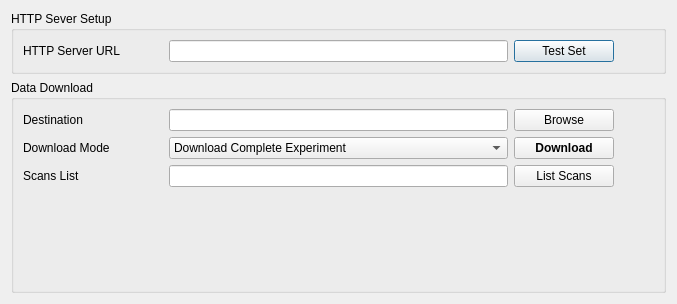
<?xml version="1.0" encoding="UTF-8"?>
<ui version="4.0">
 <class>Dialog</class>
 <widget class="QDialog" name="Dialog">
  <property name="geometry">
   <rect>
    <x>0</x>
    <y>0</y>
    <width>677</width>
    <height>304</height>
   </rect>
  </property>
  <property name="windowTitle">
   <string>Dialog</string>
  </property>
  <layout class="QGridLayout" name="gridLayout_2">
   <item row="0" column="0">
    <widget class="QGroupBox" name="groupBox">
     <property name="title">
      <string>HTTP Sever Setup</string>
     </property>
     <layout class="QGridLayout" name="gridLayout">
      <item row="0" column="0">
       <widget class="QLabel" name="label_url">
        <property name="sizePolicy">
         <sizepolicy hsizetype="Fixed" vsizetype="Preferred">
          <horstretch>0</horstretch>
          <verstretch>0</verstretch>
         </sizepolicy>
        </property>
        <property name="minimumSize">
         <size>
          <width>140</width>
          <height>0</height>
         </size>
        </property>
        <property name="toolTip">
         <string>&lt;html&gt;&lt;head/&gt;&lt;body&gt;&lt;p&gt;URL of the http server to download HB3A data&lt;/p&gt;&lt;/body&gt;&lt;/html&gt;</string>
        </property>
        <property name="text">
         <string>HTTP Server URL</string>
        </property>
       </widget>
      </item>
      <item row="0" column="2">
       <widget class="QPushButton" name="pushButton_testURLs">
        <property name="sizePolicy">
         <sizepolicy hsizetype="Preferred" vsizetype="Fixed">
          <horstretch>0</horstretch>
          <verstretch>0</verstretch>
         </sizepolicy>
        </property>
        <property name="minimumSize">
         <size>
          <width>100</width>
          <height>0</height>
         </size>
        </property>
        <property name="maximumSize">
         <size>
          <width>200</width>
          <height>16777215</height>
         </size>
        </property>
        <property name="text">
         <string>Test Set</string>
        </property>
       </widget>
      </item>
      <item row="0" column="1">
       <widget class="QLineEdit" name="lineEdit_url">
        <property name="sizePolicy">
         <sizepolicy hsizetype="Expanding" vsizetype="Fixed">
          <horstretch>0</horstretch>
          <verstretch>0</verstretch>
         </sizepolicy>
        </property>
       </widget>
      </item>
      <item row="0" column="3">
       <spacer name="horizontalSpacer">
        <property name="orientation">
         <enum>Qt::Horizontal</enum>
        </property>
        <property name="sizeType">
         <enum>QSizePolicy::Preferred</enum>
        </property>
        <property name="sizeHint" stdset="0">
         <size>
          <width>40</width>
          <height>20</height>
         </size>
        </property>
       </spacer>
      </item>
     </layout>
    </widget>
   </item>
   <item row="1" column="0">
    <widget class="QGroupBox" name="groupBox_2">
     <property name="title">
      <string>Data Download</string>
     </property>
     <layout class="QGridLayout" name="gridLayout_12">
      <item row="0" column="1">
       <widget class="QLineEdit" name="lineEdit_localSrcDir">
        <property name="toolTip">
         <string>&lt;html&gt;&lt;head/&gt;&lt;body&gt;&lt;p&gt;Cache on local disk.  The downloaded data will be saved to here. &lt;/p&gt;&lt;/body&gt;&lt;/html&gt;</string>
        </property>
       </widget>
      </item>
      <item row="1" column="1">
       <widget class="QComboBox" name="comboBox_mode">
        <property name="sizePolicy">
         <sizepolicy hsizetype="Expanding" vsizetype="Fixed">
          <horstretch>0</horstretch>
          <verstretch>0</verstretch>
         </sizepolicy>
        </property>
        <property name="toolTip">
         <string>&lt;html&gt;&lt;head/&gt;&lt;body&gt;&lt;p&gt;Mode &amp;quot;download&amp;quot;: download data to local disk;&lt;/p&gt;&lt;p&gt;Mode &amp;quot;http server only&amp;quot;: download data to cache, process and delete cached data upon returning&lt;/p&gt;&lt;/body&gt;&lt;/html&gt;</string>
        </property>
        <item>
         <property name="text">
          <string>Download Complete Experiment</string>
         </property>
        </item>
        <item>
         <property name="text">
          <string>Download Selected Scans</string>
         </property>
        </item>
       </widget>
      </item>
      <item row="2" column="1">
       <widget class="QLineEdit" name="lineEdit_downloadScans"/>
      </item>
      <item row="0" column="2">
       <widget class="QPushButton" name="pushButton_browseLocalCache">
        <property name="sizePolicy">
         <sizepolicy hsizetype="Fixed" vsizetype="Fixed">
          <horstretch>0</horstretch>
          <verstretch>0</verstretch>
         </sizepolicy>
        </property>
        <property name="minimumSize">
         <size>
          <width>100</width>
          <height>0</height>
         </size>
        </property>
        <property name="maximumSize">
         <size>
          <width>100</width>
          <height>16777215</height>
         </size>
        </property>
        <property name="text">
         <string>Browse</string>
        </property>
       </widget>
      </item>
      <item row="1" column="0">
       <widget class="QLabel" name="label_datamode">
        <property name="sizePolicy">
         <sizepolicy hsizetype="Fixed" vsizetype="Preferred">
          <horstretch>0</horstretch>
          <verstretch>0</verstretch>
         </sizepolicy>
        </property>
        <property name="minimumSize">
         <size>
          <width>80</width>
          <height>0</height>
         </size>
        </property>
        <property name="text">
         <string>Download Mode</string>
        </property>
       </widget>
      </item>
      <item row="1" column="2">
       <widget class="QPushButton" name="pushButton_downloadExpData">
        <property name="font">
         <font>
          <weight>75</weight>
          <bold>true</bold>
         </font>
        </property>
        <property name="toolTip">
         <string>&lt;html&gt;&lt;head/&gt;&lt;body&gt;&lt;p&gt;&lt;span style=&quot; font-weight:400;&quot;&gt;Download scans specified by 'Scans List'; &lt;/span&gt;&lt;/p&gt;&lt;p&gt;&lt;span style=&quot; font-weight:400;&quot;&gt;If 'Scans List' is empty, then the complete experiment data will be downloaded&lt;/span&gt;&lt;/p&gt;&lt;/body&gt;&lt;/html&gt;</string>
        </property>
        <property name="text">
         <string>Download</string>
        </property>
       </widget>
      </item>
      <item row="0" column="6">
       <spacer name="horizontalSpacer_2">
        <property name="orientation">
         <enum>Qt::Horizontal</enum>
        </property>
        <property name="sizeType">
         <enum>QSizePolicy::Minimum</enum>
        </property>
        <property name="sizeHint" stdset="0">
         <size>
          <width>40</width>
          <height>20</height>
         </size>
        </property>
       </spacer>
      </item>
      <item row="0" column="0">
       <widget class="QLabel" name="label_4">
        <property name="sizePolicy">
         <sizepolicy hsizetype="Fixed" vsizetype="Preferred">
          <horstretch>0</horstretch>
          <verstretch>0</verstretch>
         </sizepolicy>
        </property>
        <property name="minimumSize">
         <size>
          <width>140</width>
          <height>0</height>
         </size>
        </property>
        <property name="maximumSize">
         <size>
          <width>140</width>
          <height>16777215</height>
         </size>
        </property>
        <property name="text">
         <string>Destination</string>
        </property>
       </widget>
      </item>
      <item row="2" column="2">
       <widget class="QPushButton" name="pushButton_ListScans">
        <property name="text">
         <string>List Scans</string>
        </property>
       </widget>
      </item>
      <item row="2" column="0">
       <widget class="QLabel" name="label">
        <property name="sizePolicy">
         <sizepolicy hsizetype="Fixed" vsizetype="Preferred">
          <horstretch>0</horstretch>
          <verstretch>0</verstretch>
         </sizepolicy>
        </property>
        <property name="minimumSize">
         <size>
          <width>80</width>
          <height>0</height>
         </size>
        </property>
        <property name="text">
         <string>Scans List</string>
        </property>
       </widget>
      </item>
      <item row="3" column="1">
       <spacer name="verticalSpacer">
        <property name="orientation">
         <enum>Qt::Vertical</enum>
        </property>
        <property name="sizeHint" stdset="0">
         <size>
          <width>20</width>
          <height>40</height>
         </size>
        </property>
       </spacer>
      </item>
     </layout>
    </widget>
   </item>
  </layout>
 </widget>
 <resources/>
 <connections/>
</ui>
